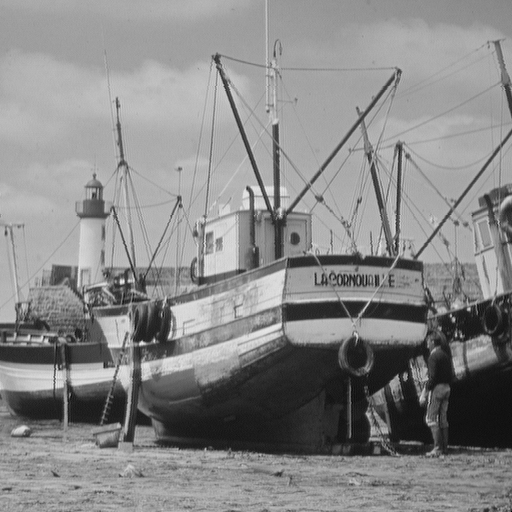
#> input picture Labs/Lab3/img/boat.png, 512 x 512 px
$ jupyter execute lab3.ipynb   (shell and % lines are left out)
#> lines starting #> are read from the running program, lines starting #| are printed output that depends on the picture
# Practical session 3 - Brownian motion, Fourier transform

Students (pair):
- [Student 1]([link](https://github.com/username1))
- [Student 2]([link](https://github.com/username2))

```
conda create --name=lab3 --file=requirement.txt
conda activate lab3
# do not forget to deactivate the environment if needed
# you can remove the environment once you are done
conda env remove --name=lab3
```

## <a name="ex1">Exercise 1: Brownian motion</a>

This first exercise consists in generating a Brownian motion on the closed unit ball $\mathcal{B}(\mathbf{0}, 1) = \{ \mathbf{x} \mid \Vert \mathbf{x} \Vert  \leq 1\}$, focusing first on the 2-D case. The Brownian motion is a random walk with independent, identically distributed Gaussian increments, appearing for instance in thermodynamics and statistical mechanics (to model the evolution of a large particle in a medium composed of a large number of small particles, ...). It is also connected to the diffusion process (Einstein).

Let $N \in \mathbb{N}^*$, $\delta > 0$, and $\mathbf{x} = (x_1, x_2) \in  \mathcal{B}(\mathbf{0}, 1)$. The first $N$ steps of a 2-D discrete-time Brownian motion $W$ can be generated as follows

\begin{align*}
    W_0 &= \mathbf{x}, \\
    %
    (\forall n \in \{1, \dotsc, N-1 \}), \quad W_n &= W_{n−1} + \sqrt{\delta} G_n, \quad G_n \sim \mathcal{N}(\mathbf{0}, \mathbf{I}),
\end{align*}

where $\mathcal{N}(\mathbf{0}, \mathbf{I})$ is a Gaussian distribution with mean $\mathbf{0}$ and identity covariance matrix.

1. Define a random generator `rng`, set to a known state for reproducibility (see session 2).

**Answer:**

[cell 1]
import numpy as np
import matplotlib.pyplot as plt
seed = 42
rng = np.random.RandomState(seed)

2. Implement a function `brownian_motion(niter, x, step, rng)` which

    - simulates $W$ until it reaches the boundary of $\mathcal{B}(\mathbf{0}, 1)$, using a maximum of $N$ iterations (`niter`), a starting point $\mathbf{x} \in \mathcal{B}(\mathbf{0}, 1)$ (`x`) and step-size $\delta$ (`step`);
    - interpolates linearly between the two last positions to determine the points $W^*$ where the trajectory crosses the boundary (if applicable);
    - returns both the whole random walk $W$ and, if appropriate, the point at the intersection between the last segment of the trajectory and $\mathcal{B}(\mathbf{0}, 1)$.

> Hint:
> - you can easily derive a closed form expression for $W^*$, observing that $\Vert W^* \Vert^2= 1$ and $W^* \in [W_{n-1}, W_n]$.
> - you can also take a look at [`np.roots`](https://numpy.org/doc/stable/reference/generated/numpy.roots.html?highlight=roots#numpy.roots) if needed.

> Recall of the Linear Interpolation (LERP) for $n$-dimensional vectors:
> - Clearly, $\vec{D}=\alpha \vec{C}$ with $\alpha \in [0, 1]$ and hence $\vec{P}-\vec{B}= \alpha (\vec{A}-\vec{B})$ which is equivalent to $\vec{P}= (1-\alpha) \vec{B} + \alpha \vec{A}$.

**Answer:**

[cell 2]
def interpolate(x,y):
    c_2 = np.linalg.norm(y - x)**2
    c_1 = 2 * np.inner(x, y - x)
    c_0 = np.linalg.norm(x)**2 - 1
    alpha = np.roots([c_2, c_1, c_0])
    return x + alpha[1] * (y - x)

[cell 3]
import unittest
class TestInterpolate(unittest.TestCase):
    def test_interpolate_norm(self):
        x = np.array([np.random.random(), np.random.random()])
        y = np.array([np.random.random()+1, np.random.random()+1])
        z = interpolate(x, y)
        self.assertTrue(np.allclose(np.linalg.norm(z), 1))
    def test_interpolate(self):
        x = np.array([0, 0])
        y = np.array([0, 1])
        z = interpolate(x, y)
        self.assertTrue(np.allclose(z, np.array([0, 1])))
    def test_interpolate2(self):
        x = np.array([0.5, 0.5])
        y = np.array([1, 1])
        z = interpolate(x, y)
        self.assertTrue(np.allclose(z, np.array([1/np.sqrt(2), 1/np.sqrt(2)])))

[cell 4]
def run_tests():
    test_suite = unittest.TestLoader().loadTestsFromTestCase(TestInterpolate)
    unittest.TextTestRunner().run(test_suite)
run_tests()

[cell 5]
def brownian_motion(niter, x, step, rng):
#> called with niter = 1000, x = array of shape (2,), step = 0.01
    W = [x]
    for i in range(niter):
        x = W[-1]
        x_new = x + step * rng.normal(size=2)
        W.append(x_new)
        if np.linalg.norm(x_new) > 1:
            W = np.array(W)
            W_star = interpolate(W[-2], W[-1])
            W[-1] = W_star
            return W, W_star
    return np.array(W), None

3. Diplay the trajectory of a Brownian motion starting from $\mathbf{x} = (0.2, 0.4)$, using $\delta = 10^{-2}$, $N = 1000$. Display the unit circle on the same figure, and highlight the intersection with the boundary of the domain (whenever it exists).

> Hint: to draw the unit disk, you can use for instance:
> ```python
> circle = plt.Circle((0,0), 1)
> fig, ax = plt.subplots()
> plt.xlim(-1.25,1.25)
> plt.ylim(-1.25,1.25)
> plt.grid(linestyle = "--", zorder = 1)
> ax.set_aspect(1)
> ax.add_artist(circle)
> ```

**Answer:**

[cell 6]
# params
niter = 1000
x = np.array([0.2, 0.4])
step = 1e-2
# plot
import matplotlib.pyplot as plt
circle = plt.Circle((0, 0), 1, color='r', fill=False)
fig, ax = plt.subplots()
fig.set_size_inches(12, 8)
ax.add_artist(circle)
W, W_star = brownian_motion(niter, x, step, rng)
ax.plot(W[:, 0], W[:, 1])
if W_star is not None:
    ax.plot(W_star[0], W_star[1], 'ro')
plt.axis('equal')
plt.title('Brownian motion')
plt.xlabel('x')
plt.ylabel('y')
plt.show()

4. Represent, on the same figure, 4 other trajectories of $W$ with the same parameters.

**Answer:**

[cell 7]
import matplotlib.pyplot as plt
circle = plt.Circle((0, 0), 1, color='r', fill=False)
fig, ax = plt.subplots()
fig.set_size_inches(12, 8)
ax.add_artist(circle)
for i in range(4):
    W, W_star = brownian_motion(niter, x, step, rng)
    ax.plot(W[:, 0], W[:, 1])
    if W_star is not None:
        ax.plot(W_star[0], W_star[1], 'ro')
plt.axis('equal')
plt.title('Brownian motion')
plt.xlabel('x')
plt.ylabel('y')
plt.show()

5. [Bonus] Generalize the procedure to a $M$-dimensional Brownian motion, $M > 2$.

**Answer:**

[cell 8]
# generalize the procedure to M-dimensional Brownian motion with M > 2
def brownian_motion(niter, x, step, rng, M):
#> called with niter = 1000, x = array of shape (3,), step = 0.01, M = 3
    W = [x]
    for i in range(niter):
        x = W[-1]
        x_new = x + step * rng.normal(size=M)
        W.append(x_new)
        if np.linalg.norm(x_new) > 1:
            W = np.array(W)
            W_star = interpolate(W[-2], W[-1])
            W[-1] = W_star
            return W, W_star
    return np.array(W), None

[cell 9]
from mpl_toolkits.mplot3d import Axes3D

[cell 10]
#%matplotlib widget # uncomment if you want to interact with the plot

# brownian_motion in 3D
niter = 1000
M = 3
step = 1e-2
# plot
import matplotlib.pyplot as plt
fig = plt.figure()
fig.set_size_inches(12, 8)
ax = fig.add_subplot(111, projection='3d')
ax.set_xlim(-1, 1)
ax.set_ylim(-1, 1)
ax.set_zlim(-1, 1)
# plot the sphere
u = np.linspace(0, 2 * np.pi, 100)
v = np.linspace(0, np.pi, 100)
x = np.outer(np.cos(u), np.sin(v))
y = np.outer(np.sin(u), np.sin(v))
z = np.outer(np.ones(np.size(u)), np.cos(v))
ax.plot_surface(x, y, z, color='r', alpha=0.1)
# plot the Brownian motion
x = np.array([0.2, 0.4, 0.6])
W, W_star = brownian_motion(niter, x, step, rng, M)
ax.plot(W[:, 0], W[:, 1], W[:, 2])
if W_star is not None:
    ax.plot(W_star[0], W_star[1], W_star[2], 'ro')
plt.title('Brownian motion')
plt.xlabel('x')
plt.ylabel('y')
plt.show()

[cell 11]
#%matplotlib inline #Uncomment if you want to switch back to inline mode (if you did run the 3D plot)

---
## <a name="ex2">Exercise 2: 2D Fourier transform, ideal low-pass filter and linear convolution</a>

In this exercise, we explore the use of the 2-dimensional Fourier transform to filter an image, and convolve it with a blurring kernel.

1\. Load and display one of the images contained in the `img/` folder. The image will be denoted by $\mathbf{X} \in \mathbb{R}^{M_1 \times N_1}$ in the rest of this exercise.

**Answer:**

[cell 12]
import matplotlib.pyplot as plt
import numpy as np
from PIL import Image

# Load the image
image_path = 'img/boat.png'
image = Image.open(image_path).convert('L')  # Convert to grayscale to reduce computational complexity and simplify the processing and visualization steps

plt.figure(figsize=(12,8))
plt.imshow(image, cmap='gray')
plt.title('Boat image')
plt.axis('off')
plt.show()

X = np.array(image)

2\. Let $\mathcal{F}$ denote the 2D discrete Fourier transform. Compute $|\mathcal{F}(\mathbf{X})|^2$, the spectrum of the image $\mathbf{X} \in \mathbb{R}^{M_1 \times N_1}$ (i.e., the term-wise squared absolute value of its Fourier transform) loaded in 1. Display the result in logarithmic scale.

a) In this representation, where is the pixel of the spectrum associated with the null frequency located?

b) Take a look at the documentation of `np.fft.fftshift`. Use it to ensure that the null frequency is located at the center of the image.

**Answer:**

[cell 13]
X_ft = np.fft.fft2(X)
X_ft_abs = np.abs(X_ft)
X_ft_abs_sq = X_ft_abs**2
X_ft_abs_sq
# Display the spectrum in logarithmic scale
plt.figure(figsize=(12,8))
plt.imshow(np.log(1 + X_ft_abs_sq), cmap='gray')
plt.title('Spectrum of the boat image')
plt.axis('off')
plt.show()
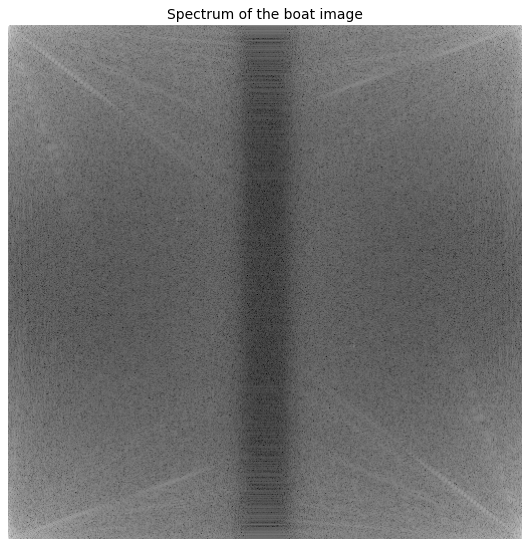
#> figure drawn by matplotlib, 1 panel

 a/ The pixel of the spectrum associated with the null frequency is located in all the corners of the image

[cell 14]
X_ft_abs_sq_shifted = np.fft.fftshift(X_ft_abs_sq)
plt.figure(figsize=(12,8))
plt.imshow(np.log(1 + X_ft_abs_sq_shifted), cmap='gray')
plt.title('Spectrum of the boat image')
plt.axis('off')
plt.show()
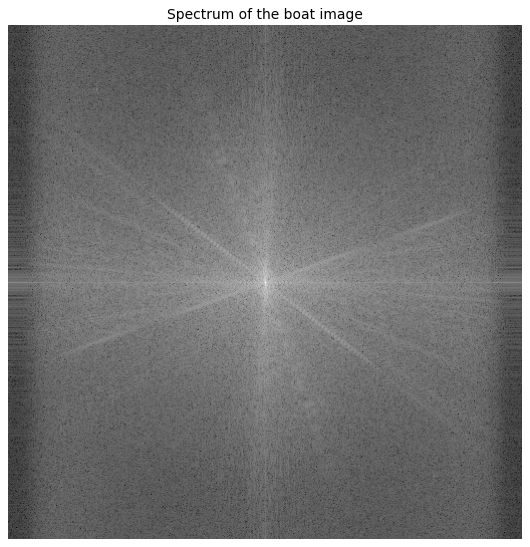
#> figure drawn by matplotlib, 1 panel

b/ The null frequency pixel is now located at the center of the image. This is the role of the fftshift function. It is useful because it makes it easier to analyze the frequency components of the image, as the low frequencies are now centralized and the high frequencies are at the edges.

3\.
    a) Create a function `ideal_lowpass_filter` to filter $\mathbf{X}$ by an ideal low-pass filter. The filter preserves Fourier coefficients associated to frequencies below a cutoff specified in each direction ($\mathbf{f}_c = (f_{c,y}, f_{c,x})$), and sets others to zero. For simplicity, $f_{c,y}$ and $f_{c,x}$ can be expressed as a number of samples to be kept along each dimension (e.g., $\mathbf{f}_c = (50,50)$).

b) Display the filtered image for 2 different values of $\mathbf{f}_c$. What do you observe as the cutoff frequencies increase?

> Warning: beware the type of the array after `np.fft.fft2`, do not hesitate to specify the type if you make copies from this array
> ```python
> a = np.zeros((2,2), dtype=np.complex)
> ...
> ```

**Answer:**

[cell 15]
def ideal_lowpass_filter(X,f_c):
    """
    Applies an ideal low-pass filter to the input image X.
    Args:
        X: input image
        fc: cut-off frequency
    Returns:
        filtered_image: output image
    """
    X_ft = np.fft.fft2(X)
    X_ft_shifted = np.fft.fftshift(X_ft)
    X_ft_shifted_filtered = np.zeros_like(X_ft_shifted)
    y_center, x_center = X_ft_shifted.shape[0]//2, X_ft_shifted.shape[1]//2
    y_start, y_end = y_center - f_c[0]//2, y_center + f_c[0]//2
    x_start, x_end = x_center - f_c[1]//2, x_center + f_c[1]//2
    X_ft_shifted_filtered[y_start:y_end, x_start:x_end] = X_ft_shifted[y_start:y_end, x_start:x_end]
    X_ft_filtered = np.fft.ifftshift(X_ft_shifted_filtered)
    X_filtered = np.fft.ifft2(X_ft_filtered)
    return np.abs(X_filtered)

[cell 16]
cut_off = [(10,10),(40,40),(75,75),(180,180)]
num_of_imgs=len(cut_off)
axis = plt.subplots(1,num_of_imgs+1,figsize=(20,20))[1]
axis[0].imshow(X, cmap='gray')
axis[0].set_title("original image")
for f in cut_off:
    Result = ideal_lowpass_filter(X,f)
    axis[cut_off.index(f)+1].imshow(Result, cmap='gray')
    axis[cut_off.index(f)+1].set_title("Cut-off frequency : "+str(f))
#> this loop made 4 passes
#> pass 1, `Result = ideal_lowpass_filter(X,f)`:
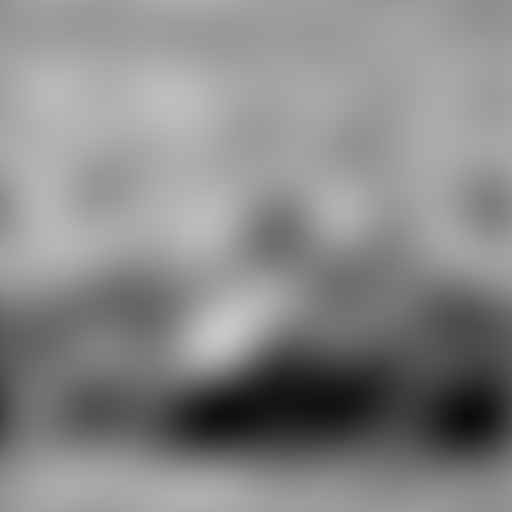
#> Result: shape (512, 512) float64; min 13.26, max 199.7, mean 136.2

'''plt.subplot(1,2,1)
plt.imshow(ideal_lowpass_filter(X, (
    50,50
)), cmap='gray')
plt.title('Ideal low-pass filter with (50,50)')
plt.axis('off')
plt.subplot(1,2,2)
plt.imshow(ideal_lowpass_filter(X, (
    20,25
)), cmap='gray')
plt.title('Ideal low-pass filter with (20,25)')
plt.axis('off')
plt.show()'''
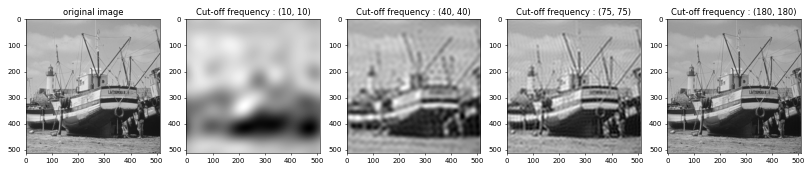
#> figure drawn by matplotlib, 5 panels; palette indices are drawn, not the picture's colours

4\. Let $\mathbf{H} \in \mathbb{R}^{M_2\times N_2}$ be a 2-D Gaussian kernel, obtained as the outer product of two 1-D Gaussian windows $\mathbf{w}_y \in \mathbb{R}^{M_2}$ and $\mathbf{w}_x \in \mathbb{R}^{N_2}$, of standard deviation $\sigma_y = 10$ and $\sigma_x = 10$, respectively:

\begin{equation}
    \mathbf{H} = \mathbf{w}_y \mathbf{w}_x^T.
\end{equation}

Let $M = M_1+M_2-1$ and $N =  N_1+N_2-1$. From the discrete convolution theorem, the linear convolution between $\mathbf{H}$ and $\mathbf{X}$ can be computed as follows

\begin{equation}
    \mathbf{X} \star \mathbf{H} = \mathcal{F}^{-1} \Big( \mathcal{F}\big(P_1(\mathbf{X})\big) \odot \mathcal{F}\big(P_2(\mathbf{H})\big) \Big) \in \mathbb{R}^{M\times N},
\end{equation}

where $P_i: \mathbb{R}^{M_i \times N_i} \rightarrow \mathbb{R}^{M \times N}$, $i \in \{1, 2\}$, are 0-padding operators, $\odot$ is the Hadamard (= term-wise) product, $\mathcal{F}^{-1}$ is the 2D discrete inverse Fourier transform.

Compute and display $\mathbf{X} \star \mathbf{H}$, for $M_2 = N_2 = 10$. What do you observe?

> Hint:
> - the usual 0-padding procedure in image space consists in appending trailing zeros. For instance (in 1D), 0-padding a vector $\mathbf{x} \in \mathbb{R}^N_1$ to the size $N>N_1$ corresponds to creating the vector
\begin{bmatrix}
\mathbf{x} \\
\mathbf{0}_{N-N_1}
\end{bmatrix}
> - since the input images are real, $\mathcal{F}(\mathbf{x})$ and $\mathcal{F}(\mathbf{h})$ are Hermitian symmetric. In this case, a more efficient version of `np.fft.fft2` can be used, computing only quarter of the Fourier coefficients (half of the Fourier coefficients in each direction): [`np.fft.rfft2`](https://numpy.org/doc/stable/reference/generated/numpy.fft.rfft2.html?highlight=rfft#numpy.fft.rfft2). Its inverse, [`np.fft.irfft2`](https://numpy.org/doc/stable/reference/generated/numpy.fft.irfft2.html#numpy.fft.irfft2), also ensures that the output is real;
> - the 2D Gaussian window can be generated as the outer product of two 1D Gaussian windows (one window for each dimension);
> - you can take a look at [scipy.signal.windows.gaussian](https://docs.scipy.org/doc/scipy/reference/generated/scipy.signal.windows.gaussian.html#scipy.signal.windows.gaussian) and [np.newaxis](https://numpy.org/doc/stable/reference/constants.html?highlight=newaxis#numpy.newaxis) (or `np.reshape` or built-in `np.outer`).

**Answer:**

[cell 17]
M2,N2 = 10,10
M1,N1 = X.shape
#> M1 = 512; N1 = 512

sigma = 10
window_size = 10
x = np.linspace(-window_size // 2, window_size // 2, window_size)
gauss_const = 1 / (sigma * np.sqrt(2 * np.pi))
x = np.linspace(-window_size // 2, window_size // 2, window_size)
W = gauss_const * np.exp(-x**2 / (2 * sigma**2))
H = np.outer(W,W)
plt.figure(figsize=(12,8))
plt.imshow(H, cmap='gray')
plt.title('Gaussian kernel')
plt.axis('off')
plt.show()
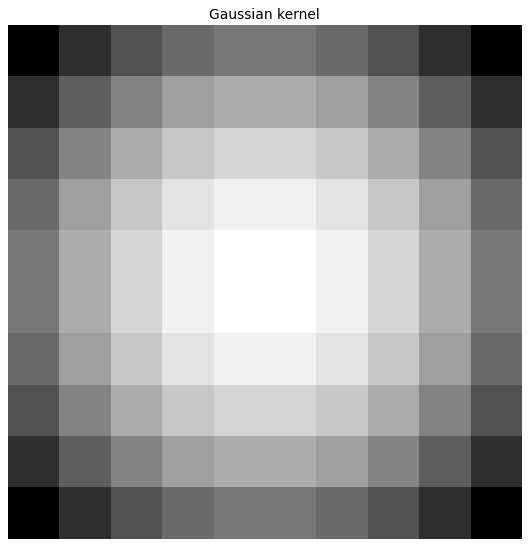
#> figure drawn by matplotlib, 1 panel

def padding(X,M,N):
    """
    Pads the input image X with zeros to the size M x N.
    Args:
        X: input image
        M: desired number of rows
        N: desired number of columns
    Returns:
        padded_image: output image
    """
#> called with M = 521, N = 521
    M1,N1 = X.shape
#> M1 = 512; N1 = 512
    X_padded = np.zeros((M,N))
    X_padded[:X.shape[0],:X.shape[1]] = X
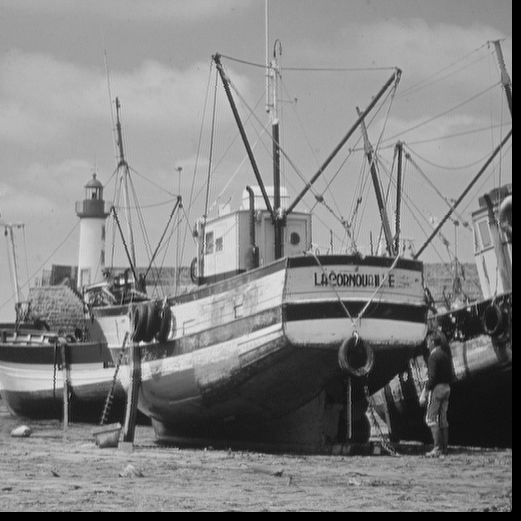
#> X_padded: shape (521, 521) float64; min 0, max 239, mean 131.5
    return X_padded
#Plot the padded image
X_padded = padding(X,M1+M2-1,N1+N2-1)
plt.figure(figsize=(12,8))
plt.imshow(X_padded, cmap='gray')
plt.title('Padded image')
plt.axis('off')
plt.show()

[cell 18]
X_padded = padding(X,M1+M2-1,N1+N2-1)
H_padded = padding(H,M1+M2-1,N1+N2-1)
plt.figure(figsize=(12,8))
plt.subplot(1,2,1)
plt.imshow(X_padded, cmap='gray')
plt.title('Padded image')
plt.axis('off')
plt.subplot(1,2,2)
plt.imshow(H_padded, cmap='gray')
plt.title('Padded kernel')
plt.axis('off')
plt.show()
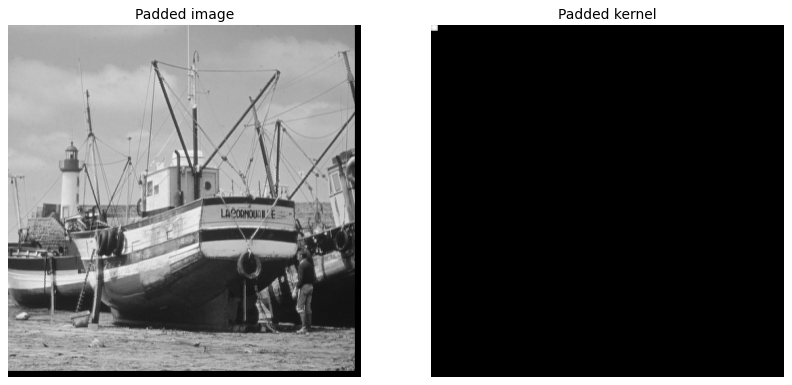
#> figure drawn by matplotlib, 2 panels

[cell 19]
X_padded_ft = np.fft.rfft2(X_padded)
H_padded_ft = np.fft.rfft2(H_padded)
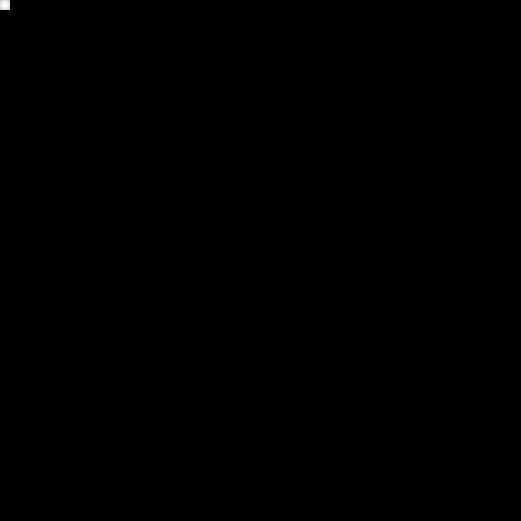
#> H_padded: shape (521, 521) float64; min 0, max 0.00159, mean 5.31e-07; drawn with min black and max white
X_conv_H_ft = X_padded_ft * H_padded_ft
X_conv_H = np.fft.irfft2(X_conv_H_ft)
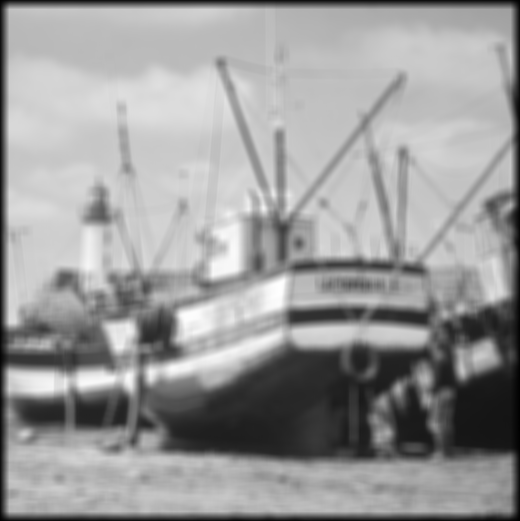
#> X_conv_H: shape (521, 520) float64; min -7.79e-05, max 31.34, mean 19; drawn with min black and max white
#plot the convolution
plt.figure(figsize=(12,8))
plt.imshow(X_conv_H, cmap='gray')
plt.title('Convolution of the image and the kernel')
plt.axis('off')
plt.show()

[cell 20]
plt.figure(figsize=(10,10))
axis = plt.subplot(1,3,1)
X_f = np.fft.fft2(X_padded)
X_f_shifted = np.fft.fftshift(X_f)
X_f_shifted = np.abs(X_f_shifted)**2
axis.imshow(np.log(X_f_shifted), cmap='gray')
axis.set_title("FFT of the padded X")

axis = plt.subplot(1,3,2)
H_f = np.fft.fft2(H_padded)
H_f_shifted = np.fft.fftshift(H_f)
H_f_shifted = np.abs(H_f_shifted)**2
axis.imshow(np.log(H_f_shifted), cmap='gray')
axis.set_title("FFT of the padded H")
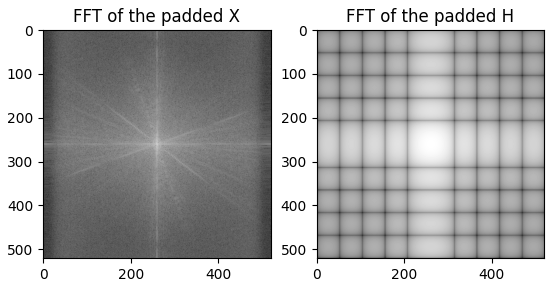
#> figure drawn by matplotlib, 2 panels
